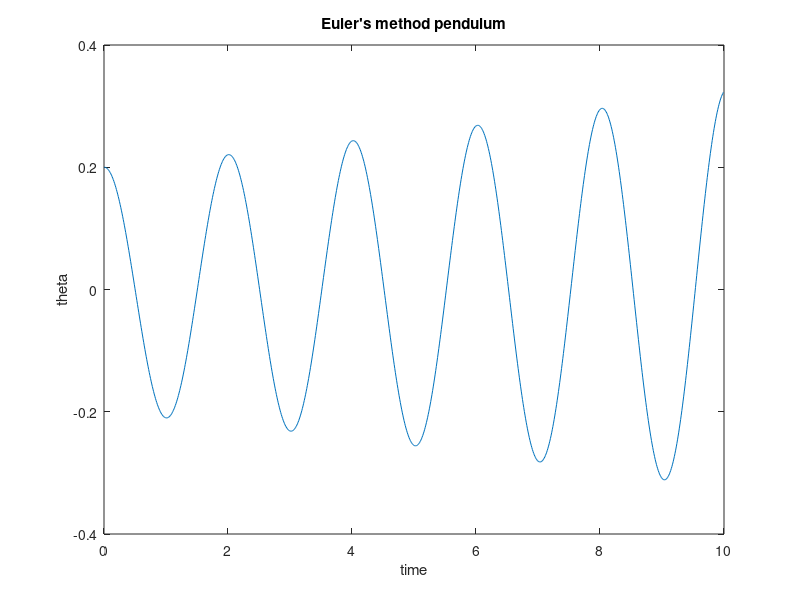

Write MATLAB code to recreate this figure.
%Set up variables
g = 9.8;      % Grav. acceleration, m/s^2
l = 1;        % Length of pendulum, m
theta0 = 0.2; % Initial angle, radians

n = 1000;     % Number of points (calculations) 
dt = 0.01;    % step size, s

%Initialize arrays (to be calculated)
ang_f = zeros(1,n); % angular frequency
theta = zeros(1,n); % angular position
theta(1) = theta0;  % insert initial angle
time = zeros(1,n);  % time

%%%%%%%%%%%%%%%%%%%%%%%%%%%%%%%%%%%%%%%%%%%%%%%%%%%%%%%%%%%%%%
for i=1:n-1
    ang_f(i+1)=ang_f(i)-((g/l)*theta(i)*dt);
    theta(i+1)=theta(i)+(ang_f(i)*dt);
    time(i+1)=time(i)+dt; 
end

plot(time,theta)
title("Euler's method pendulum")
xlabel('time')
ylabel('theta')
